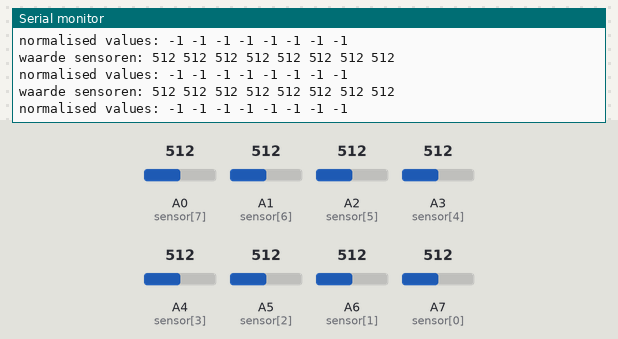
The sketch below on a simulated Arduino Nano, built with avr-gcc and run on an emulated ATmega328P. Shown: the last lines printed to the serial monitor. Inputs (shaded band) come from the test bench; at power-on: A0 (sensor[7]) = 512, A1 (sensor[6]) = 512, A2 (sensor[5]) = 512, A3 (sensor[4]) = 512, A4 (sensor[3]) = 512, A5 (sensor[2]) = 512, A6 (sensor[1]) = 512, A7 (sensor[0]) = 512.

Above: at 1.2 s.
1.3 s: A0 (sensor[7]) set to 716
At 1.9 s:
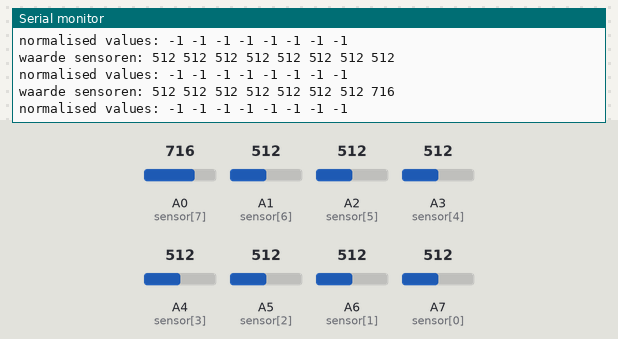
2.8 s: A1 (sensor[6]) set to 716
At 3.4 s:
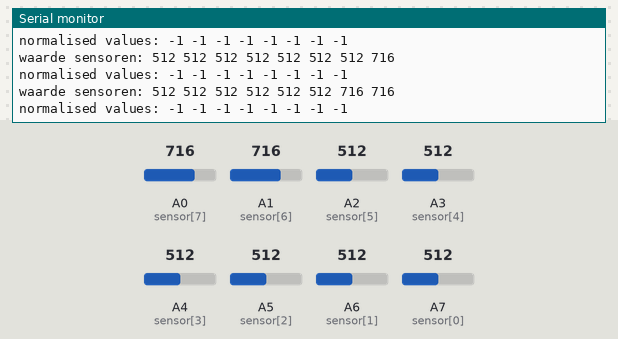
4.3 s: A2 (sensor[5]) set to 716
At 5.0 s:
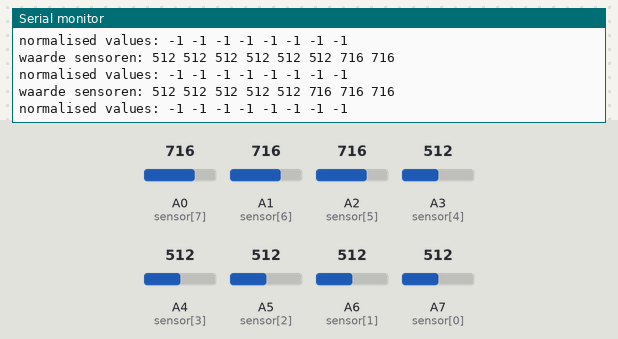
5.8 s: A3 (sensor[4]) set to 716
At 6.5 s:
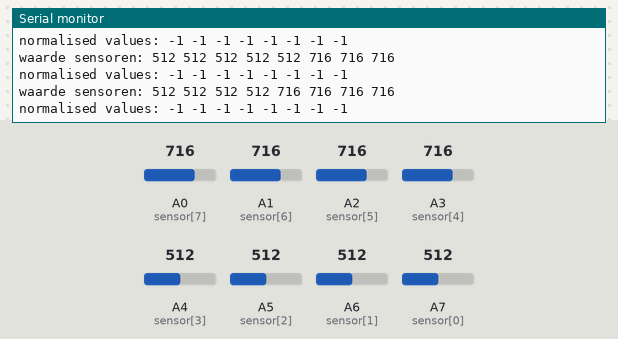
7.3 s: A4 (sensor[3]) set to 716
At 8.0 s:
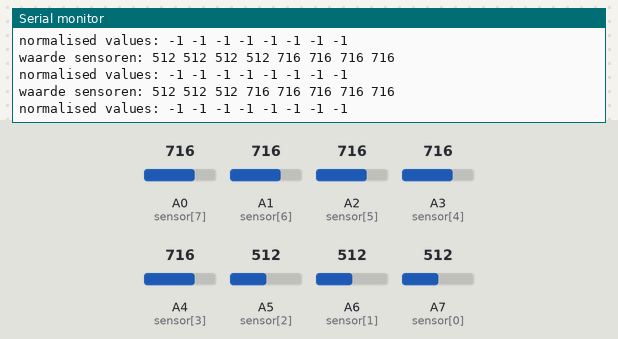
8.8 s: A5 (sensor[2]) set to 716
At 9.5 s:
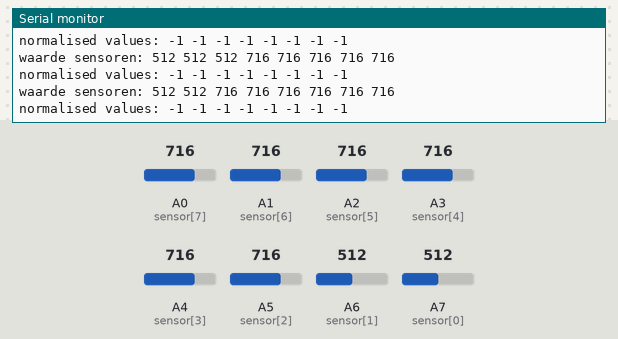

Measured:
- after the input at 1.3 s, the serial monitor: prints a new line after 0.21 s (image 1)
- after the input at 2.8 s, the serial monitor: prints a new line after 0.23 s (image 2)
- after the input at 4.3 s, the serial monitor: prints a new line after 0.24 s (image 3)
- after the input at 5.8 s, the serial monitor: prints a new line after 0.26 s (image 4)
- after the input at 7.3 s, the serial monitor: prints a new line after 0.27 s (image 5)
- after the input at 8.8 s, the serial monitor: prints a new line after 0.29 s (image 6)

The sketch:

POC_QTR8A_met_map.ino
```cpp
#include "EEPROMAnything.h"

const int sensor[] = {A7, A6, A5, A4, A3, A2, A1, A0};
int Sensorwaarde[8];

struct param_t
{
  unsigned long cycleTime;///////////////////
  int black[8];
  int white[8];
  /* andere parameters die in het eeprom geheugen moeten opgeslagen worden voeg je hier toe ... */
} params;
int normalised[8];


void setup() {

Serial.begin(115200);

EEPROM_readAnything(0, params);
}

void loop() {
  int normalised[8];

  Serial.print("waarde sensoren: ");
    for (int i = 0; i < 8; i++)
    {
      Sensorwaarde[i] = analogRead(sensor[i]);
      Serial.print(Sensorwaarde[i]);
      Serial.print(" ");
    }
   Serial.println();

   Serial/*Port*/.print("normalised values: ");
    for (int i = 0; i < 8; i++)
    {
      normalised[i] = map(analogRead(sensor[i]), params.black[i], params.white[i],0 , 1000);
      Serial/*Port*/.print(normalised[i]);
      Serial/*Port*/.print(" ");

    }
    Serial/*Port¨*/.println();
   delay(500);
}
```

EEPROMAnything.h
```cpp
#include <EEPROM.h>
#include <Arduino.h>  // for type definitions

template <class T> int EEPROM_writeAnything(int ee, const T& value)
{
    const byte* p = (const byte*)(const void*)&value;
    unsigned int i;
    for (i = 0; i < sizeof(value); i++)
          EEPROM.write(ee++, *p++);
    return i;
}

template <class T> int EEPROM_readAnything(int ee, T& value)
{
    byte* p = (byte*)(void*)&value;
    unsigned int i;
    for (i = 0; i < sizeof(value); i++)
          *p++ = EEPROM.read(ee++);
    return i;
}

template <class T> int EEPROM_resetAnything(int ee, const T& value)
{
    const byte* p = (const byte*)(const void*)&value;
    unsigned int i;
    for (i = 0; i < sizeof(value); i++)
          EEPROM.write(ee++, 0);
    return i;
}
```
